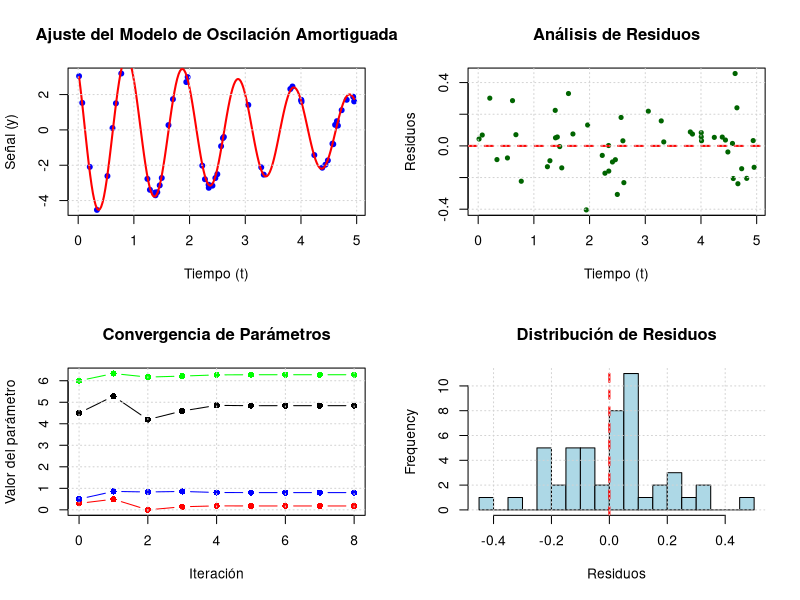

This chart was generated by the following R code:
modelo <- function(A, landa, w, teta, t) {
  
  A * exp(-landa * t) * cos(w * t + teta)
}
#-------------------------------------------------------------------------------

funcion_Objetivo <- function(beta, t_data, y_data) {
  # parametros
  A <- beta[1]
  landa <- beta[2]
  w <- beta[3]
  teta <- beta[4]
  #-----------------------------------------------------------------------------
  
  # Nuevo Y o prediccion de Y
  y_pred <- A * exp(-landa * t_data) * cos(w * t_data + teta)
  #----------------------------------------------------------------------------
  
  #
  sum((y_data - y_pred)^2)
}
#-------------------------------------------------------------------------------
calcular_jacobiana <- function(beta, t_data) {
  # Parametros
  A <- beta[1]
  landa <- beta[2]
  w <- beta[3]
  teta <- beta[4]
  #-----------------------------------------------------------------------------
  
  # Cuantos datos hay en t_data ( un "Len" de python)
  n <- length(t_data)
  #-----------------------------------------------------------------------------
  
  # Creacion de la matriz jacobiana 
  J <- matrix(0, nrow = n, ncol = 4)
  
  for(i in 1:n) {
    # rescribiendo t e Y
    t <- t_data[i]
    
    #---------------------------------------------------------------------------
    # Predicción
    exp_term <- exp(-landa * t)
    cos_term <- cos(w * t + teta)
    sin_term <- sin(w * t + teta)
    
    #---------------------------------------------------------------------------
    # Derivadas parciales respecto a cada parámetro
    J[i, 1] <- -exp_term * cos_term              #deribada de J segun A
    J[i, 2] <- A * t * exp_term * cos_term       #deribada de J segun landa
    J[i, 3] <- A * exp_term * sin_term * t       #deribada de J segun W
    J[i, 4] <- A * exp_term * sin_term           #deribada de J segun Teta
    
  }  
  return(J)
}
#-------------------------------------------------------------------------------

calcular_r <- function(beta, t_data, y_data) {
  A <- beta[1]
  landa <- beta[2]
  w <- beta[3]
  teta <- beta[4]
  #-----------------------------------------------------------------------------
  
  # Predicciones del modelo
  y_pred <- A * exp(-landa * t_data) * cos(w * t_data + teta)
  #-----------------------------------------------------------------------------
  
  # Vector de residuos
  r <- y_data - y_pred
  
  return(r)
}
#-------------------------------------------------------------------------------

gradiente <- function(beta, t_data, y_data) {
  # Calcular Jacobiana y residuos
  J <- calcular_jacobiana(beta, t_data)
  r <- calcular_r(beta, t_data, y_data)
  #-----------------------------------------------------------------------------
  
  # Gradiente: ∇S(β) = -2·J^T·r
  grad <- 2 * t(J) %*% r
  #-----------------------------------------------------------------------------
  
  # Convertir matriz (4×1) a vector
  return(as.vector(grad))
}
#-------------------------------------------------------------------------------

hessiana <- function(beta, t_data, y_data) {
  # Calcular Jacobiana
  J <- calcular_jacobiana(beta, t_data)
  #-----------------------------------------------------------------------------
  
  # Hessiana aproximada: H ≈ 2·J^T·J
  H <- 2 * t(J) %*% J
  
  return(H)
}
#-------------------------------------------------------------------------------

# Método de Newton
newton <- function(beta_0, t_data, y_data, tol = 1e-6, max_iter = 100) {
  beta <- beta_0
  historial <- matrix(NA, nrow = max_iter + 1, ncol = 5)
  colnames(historial) <- c("iter", "A", "landa", "w", "teta")
  #-----------------------------------------------------------------------------
  
  historial[1, ] <- c(0, beta)
  
  for(k in 1:max_iter) {
    grad <- gradiente(beta, t_data, y_data)
    H <- hessiana(beta, t_data, y_data)
    #---------------------------------------------------------------------------
    
    # Resolver H * delta = -grad
    delta <- tryCatch({
      solve(H, -grad)
    }, error = function(e) {
      # Si la Hessiana es singular (signo incorrecto), usar pseudo-inversa
      MASS::ginv(H) %*% (-grad)      #ginv genera la seudo-inversa
    })
    #---------------------------------------------------------------------------
    
    beta_nuevo <- beta + delta
    historial[k + 1, ] <- c(k, beta_nuevo)
    #---------------------------------------------------------------------------
    
    # Criterio de convergencia
    if(norm(delta, type = "2") < tol) {
      cat("Convergencia alcanzada en", k, "iteraciones\n")
      return(list(
        beta = beta_nuevo,
        valor_f = funcion_Objetivo(beta_nuevo, t_data, y_data),
        iteraciones = k,
        historial = historial[1:(k+1), ]
      ))
    }
    
    beta <- beta_nuevo
  }
  #-----------------------------------------------------------------------------
  
  cat("Máximo de iteraciones alcanzado\n")
  return(list(
    beta = beta,
    valor_f = funcion_Objetivo(beta_nuevo, t_data, y_data),
    iteraciones = max_iter,
    historial = historial
  ))
}

#-------------------------------------------------------------------------------
#-------------------------------------------------------------------------------
#INT MAIN () 
# datos iniciales
set.seed(123)
A_real <- 5
landa_real <- 0.2
w_real <- 2*pi
teta_real <- pi/4
#---------------------------------------------------------------------

# Base de datos
t_data <- c(0.01585558, 0.07313676, 0.20858986, 0.33697873, 0.52537301, 0.6164369,
            0.67744082, 0.77372499, 1.24299318, 1.28798218, 1.38339642, 1.38848687,
            1.42076869, 1.46404696, 1.50057502, 1.62121603, 1.70114607, 1.94117773,
            1.96511879, 2.22784082, 2.27602643, 2.34135203, 2.34449634, 2.41064538,
            2.46308469, 2.49806005, 2.56570644, 2.59826844, 2.61573859, 3.05457166,
            3.28683793, 3.33196052, 3.80886595, 3.84728936, 4.00492237, 4.00529043,
            4.01024845, 4.23964951, 4.38247821, 4.43925851, 4.48290057, 4.56513696,
            4.58015693, 4.61305888, 4.64543839, 4.6630282, 4.73071767, 4.82119210,
            4.93766455, 4.95449219)

y_data <- c(3.30604951, 1.63304262, -2.46669298, -4.67216227, 
            -2.65183759, -0.11931208, 1.58435298, 3.20604040, -2.25300509, 
            -3.43019723, -4.02265257, -3.46359790, -3.36545235, -2.97468372, 
            -2.74451778, 0.12791535, 1.61615275, 2.82364845, 2.71400979, 
            -2.18062097, -2.39741066, -2.82599835, -3.27902725, -3.04151353, 
            -2.52012235, -2.40448523, -0.90204355, -0.69802758, -0.45049201, 
            0.99303212, -2.27801465, -2.64637196, 2.37675322, 2.28167791, 
            1.25167305, 1.60197788, 1.19320954, -1.10650603, -2.31930834, 
            -1.98134768, -1.55041113, -0.89272659, -0.75329989, -0.09842116, 
            -0.05934957, 0.67373312, 0.93814889, 1.54737425, 1.69100012,
            1.18712468)
#-------------------------------------------------------------------------------

#PRUEBA
y_data <- modelo(5, 0.2, 2*pi, pi/4, t_data) + rnorm(50, 0, 0.2)
#-------------------------------------------------------------------------------

# Valores iniciales c(A, Landa, W, Teta)
beta0 <- c(4.5, 0.3, 6.0, 0.5)
#-------------------------------------------------------------------------------

# Ejecutar método de Newton
resultado <- newton(beta0, t_data, y_data)

#-------------------------------------------------------------------------------
# VISUALIZACIÓN DE RESULTADOS
par(mfrow = c(2, 2))

# 1. Ajuste del modelo
plot(t_data, y_data, pch = 20, col = "blue", cex = 1.2,
     xlab = "Tiempo (t)", ylab = "Señal (y)", 
     main = "Ajuste del Modelo de Oscilación Amortiguada")
t_plot <- seq(min(t_data), max(t_data), length.out = 200)

y_ajustado <- modelo(resultado$beta[1], resultado$beta[2], 
                     resultado$beta[3], resultado$beta[4], t_plot)

lines(t_plot, y_ajustado, col = "red", lwd = 2)

#legend("topright", legend = c("Datos experimentales", "Modelo ajustado"), 
#       col = c("blue", "red"), pch = c(20, NA), lty = c(NA, 1), lwd = c(1, 2))
grid()
#-------------------------------------------------------------------------------

# 2. Residuos
y_pred_final <- modelo(resultado$beta[1], resultado$beta[2], 
                       resultado$beta[3], resultado$beta[4], t_data)

residuos <- y_data - y_pred_final

plot(t_data, residuos, pch = 20, col = "darkgreen",
     xlab = "Tiempo (t)", ylab = "Residuos", 
     main = "Análisis de Residuos")

abline(h = 0, col = "red", lty = 2, lwd = 2)

grid()
#-------------------------------------------------------------------------------

# 3. Convergencia de parámetros
hist <- resultado$historial
iter_seq <- hist[, "iter"]

plot(iter_seq, hist[, "A"], type = "b", col = "black", pch = 16,
     xlab = "Iteración", ylab = "Valor del parámetro",
     main = "Convergencia de Parámetros", 
     ylim = range(hist[, 2:5], na.rm = TRUE))

lines(iter_seq, hist[, "landa"], type = "b", col = "red", pch = 16)

lines(iter_seq, hist[, "w"], type = "b", col = "green", pch = 16)

lines(iter_seq, hist[, "teta"], type = "b", col = "blue", pch = 16)

#legend("right", legend = c("A", "landa", "W", "teta"),col = 1:4, 
#       lty = 1, pch = 16, cex = 1)
grid()

#-------------------------------------------------------------------------------
# 4. Histograma de residuos
hist(residuos, breaks = 15, col = "lightblue", border = "black",
     xlab = "Residuos", main = "Distribución de Residuos")
abline(v = 0, col = "red", lwd = 2, lty = 2)
grid()
#-------------------------------------------------------------------------------

# Estadísticas adicionales
cat("\n=== ESTADÍSTICAS ADICIONALES ===\n")
cat("Error cuadrático medio (MSE):", mean(residuos^2), "\n")
cat("Raíz del error cuadrático medio (RMSE):", sqrt(mean(residuos^2)), "\n")
cat("Desviación estándar de residuos:", sd(residuos), "\n")
cat("A obtenido     =",resultado$beta[1],"   y A buscado    =",A_real,"\n")
cat("Landa obtenido =",resultado$beta[2],"   y Landa buscad =",landa_real,"\n")
cat("W obtenido     =",resultado$beta[3],"  y W buscado    =",w_real,"\n")
cat("teta obtenido  =",resultado$beta[4],"   y teta buscado =",teta_real,"\n")
cat("Iteraciones necesarias = ",resultado$iteraciones,"\n")
cat("Valor de la Funcion(β) =", resultado$valor_f, "\n")
